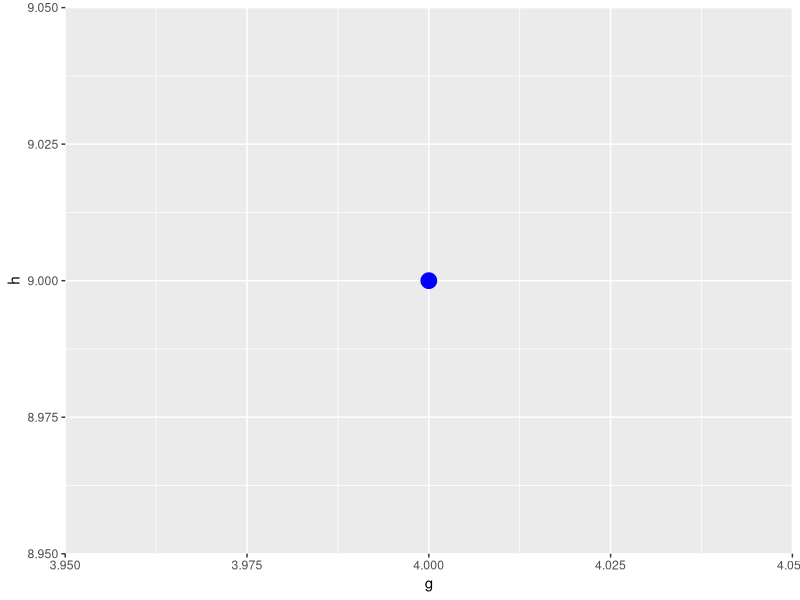
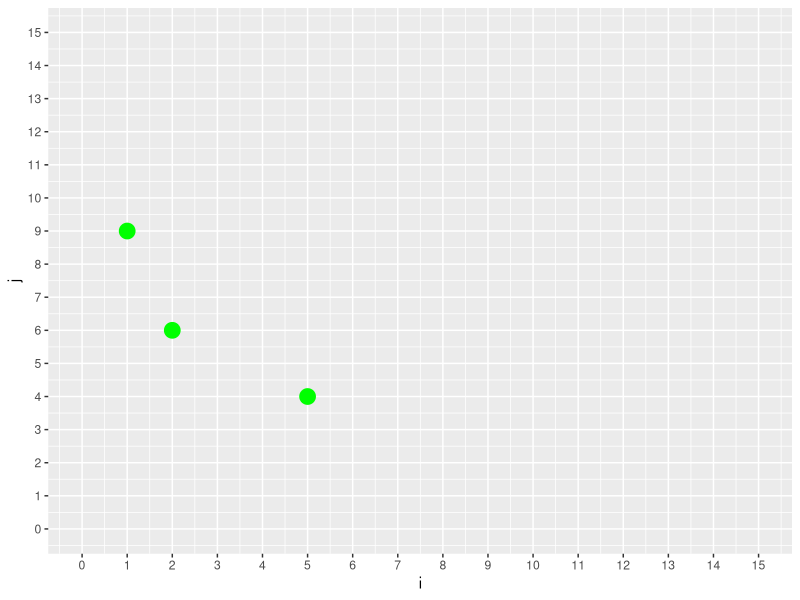
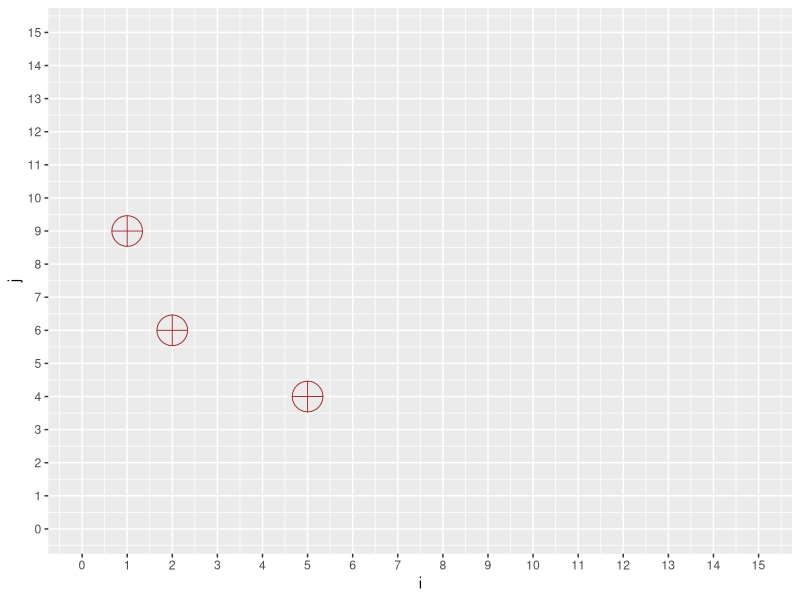
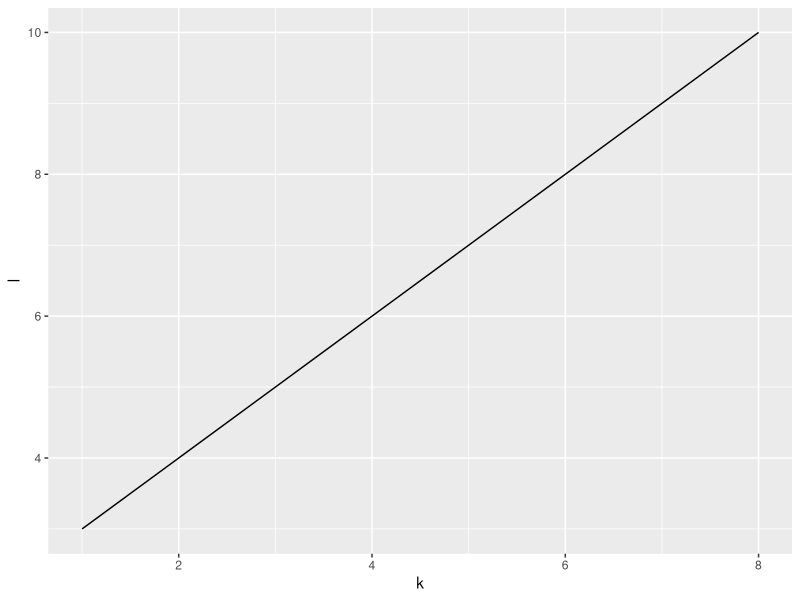
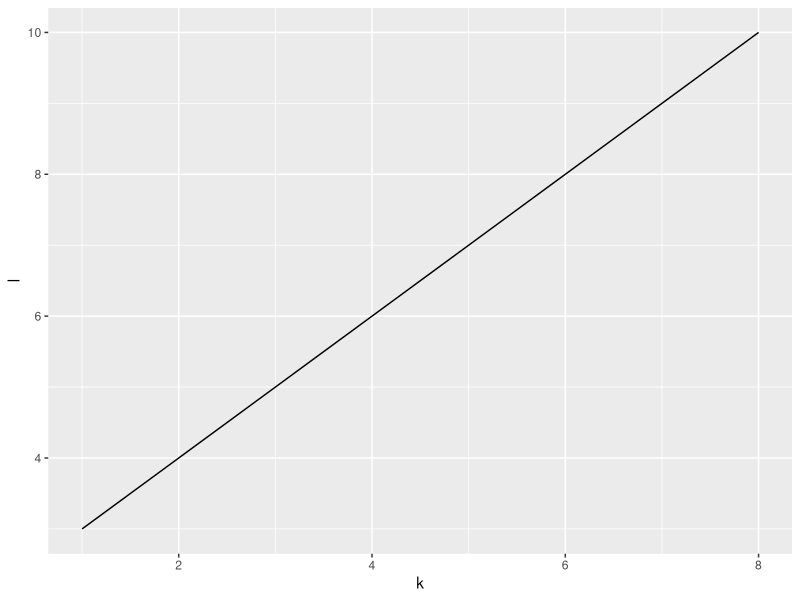

R code for these plots, in order: (Note: this script raises an error after producing the figures.)

#title: "Introduccion a R"
#author: "Nathalia Morocho"
#date: "02/04/2023"

#asignacion de valores
a <- 6

#creacion de vectores
b <- c(6,5,8,9,12,18)

#posicion dentro del vector
b[2]
b[5]
b[1:3]

#mostrar el vector, eliminando la posicion indicada
b[-6]

#tablas de datos
d <- c(3,6,8)
e <- c(4,7,6)
f <- c(4,5,6)

d <- data.frame(d,e,f)

#graficar con la libreria ggplot2
library(ggplot2)

#graficar un punto
g <- 4
h <- 9

dat <- data.frame(g,h)

ggplot() + geom_point(data=dat,aes(x=g,y=h),size=5,color="blue") 

#graficar y configurar los ejes, etiquetas
i <- c(2,5,1)
j <- c(6,4,9)

dat1 <- data.frame(i,j)
ggplot() + geom_point(data = dat1, aes(x=i,y=j),size=5,color="green") +
  scale_x_continuous(limits=c(0,15),breaks = seq(0,15,1)) +
  scale_y_continuous(limits=c(0,15),breaks = seq(0,15,1))

#uso de colores y figuras en ggplot
ggplot() + geom_point(data = dat1, aes(x=i,y=j),size=10,color="brown",shape=10) +
  scale_x_continuous(limits=c(0,15),breaks = seq(0,15,1)) +
  scale_y_continuous(limits=c(0,15),breaks = seq(0,15,1))

#graficar lineas
k <- c(1,8)
l <- c(3,10)

dat2 <- data.frame(k,l)

ggplot() + geom_line(data = dat2, aes(x=k,y=l))

#cambiar datos
dat2$k <- c(1,8)
dat2$l <- c(3,10)

ggplot() + geom_line(data = dat2, aes(x=k,y=l))

#graficar lines con margen de datos
m <- c(0,10)
n <- 3*x+1

dat3 <- data.frame(m,n)

ggplot() + geom_line(data = dat3, aes(x=m,y=n))

n <- .5*x - .73

dat3 <- data.frame(m,n)

ggplot() + geom_line(data = dat3, aes(x=m,y=n))

#datos de lineas de tendencia
sample (1:10,100,replace = TRUE)

rnorm(100,50,10)
rnorm(100,50,90)

#graficas con datos de tendencia
rep (1,100)

o <- rep(1,100)
p <- rnorm (100,50,10)

dat4 <- data.frame(o,p)

o <- 1
p <- 50

mean <- data.frame(o,p)

ggplot() + geom_point(data = dat4, aes(x=o,y=p))+
  geom_point(data = mean,aes(x=o,y=p),size=7,color="purple")

#puntos criticos
q <- rep(1,100)
q <- c(x,rep(9,100))
r <- rnorm(100,50,10)
r <- c(r,rnorm(100,30,10))
r <- c(r,rnorm(100,78,10))

dat5 <- data.frame(q,r)

q <- c(1,9,15)
r <- c(50,30,78)

means <- data.frame (q,r)

ggplot() + 
  geom_point(data = dat5, aes(x=q,y=r))+
  geom_point(data = means,aes(x=q,y=r),size=7,color="red")


  